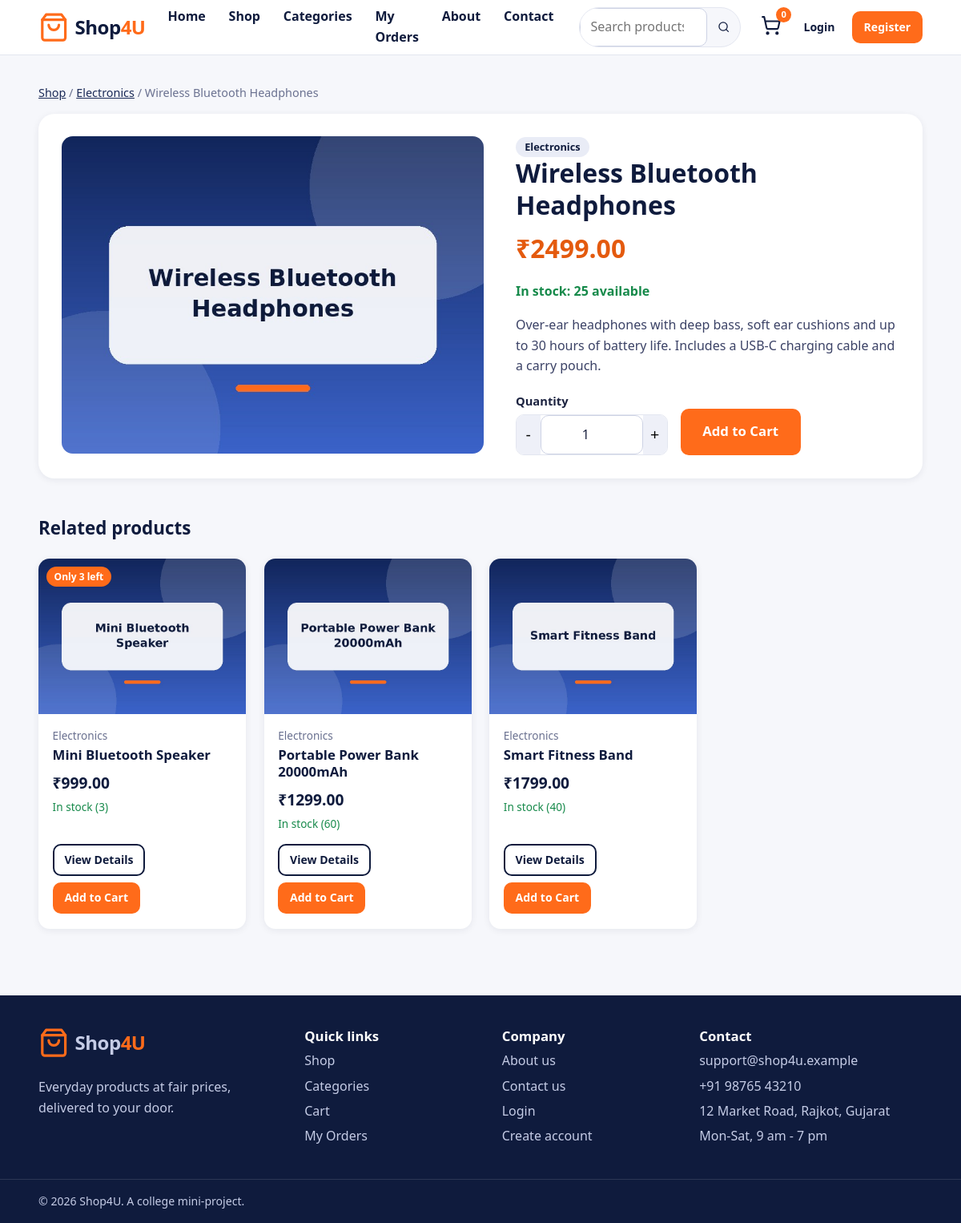
/product/1/, run on the app's committed database.
### store/models.py (models this page shows, shortened)
class Product(models.Model):
    name = models.CharField(max_length=200)
    description = models.TextField()
    price = models.DecimalField(
        max_digits=10, decimal_places=2, validators=[MinValueValidator(Decimal("0.01"))]
    )
    image = models.ImageField(upload_to="products/", blank=True, null=True)
    stock_quantity = models.PositiveIntegerField(default=0)
    category = models.ForeignKey(
        Category, on_delete=models.PROTECT, related_name="products"
    )
    created_at = models.DateTimeField(auto_now_add=True)
    updated_at = models.DateTimeField(auto_now=True)
    is_active = models.BooleanField(
        default=True, help_text="Untick to hide this product from the shop."
    )
    class Meta:
        ordering = ["-created_at", "name"]
    @property
    def in_stock(self):
        return self.stock_quantity > 0
    @property
    def low_stock(self):
        return 0 < self.stock_quantity <= 5

class Category(models.Model):
    name = models.CharField(max_length=100, unique=True)
    description = models.TextField(blank=True)
    class Meta:
        verbose_name_plural = "categories"
        ordering = ["name"]

### store/views.py (the view)
# urls.py: path("product/<int:pk>/", views.product_detail, name="product_detail"),
def product_detail(request, pk):
    product = get_object_or_404(_active_products(), pk=pk)
    related = _active_products().filter(category=product.category).exclude(pk=pk)[:4]
    return render(request, "product_detail.html", {"product": product, "related": related})

### store/context_processors.py (called while the page is built)
def cart_info(request):
    cart = request.session.get("cart", {})
    return {
        "cart_count": sum(cart.values()),
        "nav_categories": Category.objects.all(),
    }

### store/views.py (called while the page is built)
def _active_products():
    return Product.objects.filter(is_active=True).select_related("category")

### templates/product_detail.html (shortened to what this page needs)
{% extends 'base.html' %}
{% block content %}
<section class="container section">
  <p class="breadcrumb"><a href="{% url 'product_list' %}">Shop</a> / <a href="{% url 'product_list' %}?category={{ product.category.pk }}">{{ product.category.name }}</a> / {{ product.name }}</p>
  <div class="detail">
    <div class="detail-img">{% if product.image %}<img src="{{ product.image.url }}" alt="{{ product.name }}">{% else %}<div class="img-fallback">No image</div>{% endif %}</div>
    <div class="detail-info">
      <span class="tag-plain">{{ product.category.name }}</span>
      <h1>{{ product.name }}</h1>
      <p class="price price-lg">&#8377;{{ product.price }}</p>
      <p class="{% if product.in_stock %}ok{% else %}bad{% endif %}"><strong>{% if product.in_stock %}In stock: {{ product.stock_quantity }} available{% else %}Out of stock{% endif %}</strong></p>
      <p class="desc">{{ product.description|linebreaksbr }}</p>
      {% if product.in_stock %}
      <form method="post" action="{% url 'cart_add' product.pk %}" class="buy-form">
        <div class="form-group"><label for="quantity">Quantity</label>
          <div class="qty" data-max="{{ product.stock_quantity }}">
            <button type="button" class="qty-btn" data-step="-1" aria-label="Decrease quantity">-</button>
            <input id="quantity" type="number" name="quantity" value="1" min="1" max="{{ product.stock_quantity }}" required>
            <button type="button" class="qty-btn" data-step="1" aria-label="Increase quantity">+</button>
          </div></div>
        <button class="btn btn-primary btn-lg" type="submit">Add to Cart</button>
      </form>
      {% else %}<button class="btn btn-lg" disabled>Currently unavailable</button>{% endif %}
    </div>
  </div>
  {% if related %}
  <div class="section-head" style="margin-top:3rem"><h2>Related products</h2></div>
  <div class="grid">{% for p in related %}{% include '_product_card.html' %}{% endfor %}</div>
  {% endif %}
</section>
{% endblock %}

### templates/_product_card.html (shortened to what this page needs)
<article class="card product-card">
  <a class="card-img" href="{% url 'product_detail' p.pk %}" tabindex="-1" aria-hidden="true">
    {% if p.image %}<img src="{{ p.image.url }}" alt="" loading="lazy">{% else %}<div class="img-fallback">No image</div>{% endif %}
    {% if not p.in_stock %}<span class="tag tag-out">Out of stock</span>{% elif p.low_stock %}<span class="tag tag-low">Only {{ p.stock_quantity }} left</span>{% endif %}
  </a>
  <div class="card-body">
    <span class="muted small">{{ p.category.name }}</span>
    <h3><a href="{% url 'product_detail' p.pk %}">{{ p.name }}</a></h3>
    <p class="price">&#8377;{{ p.price }}</p>
    <p class="small {% if p.in_stock %}ok{% else %}bad{% endif %}">{% if p.in_stock %}In stock ({{ p.stock_quantity }}){% else %}Out of stock{% endif %}</p>
    <div class="card-actions">
      <a class="btn btn-outline btn-sm" href="{% url 'product_detail' p.pk %}">View Details</a>
      <form method="post" action="{% url 'cart_add' p.pk %}">
        <button class="btn btn-primary btn-sm" type="submit" {% if not p.in_stock %}disabled{% endif %}>Add to Cart</button>
      </form>
    </div>
  </div>
</article>

### static/css/style.css (style rules this page uses)
:root { --navy: #0f1b3d; --navy-2: #1b2a57; --orange: #ff6b1a; --orange-dark: #e45a0e; --bg: #f6f7fb; --white: #fff; --text: #1c2340; --muted: #6a7190; --line: #e3e6f0; --ok: #178a4b; --bad: #c62b3a; --radius: 14px; --shadow: 0 2px 10px rgba(15, 27, 61, .07); --shadow-lg: 0 10px 28px rgba(15, 27, 61, .14); --font: "Segoe UI", system-ui, -apple-system, "Helvetica Neue", Arial, sans-serif; }
*, *::before, *::after { box-sizing: border-box; }
html { scroll-behavior: smooth; }
body { margin: 0; font-family: var(--font); color: var(--text); background: var(--bg); line-height: 1.6; display: flex; flex-direction: column; min-height: 100vh; }
img { max-width: 100%; display: block; }
a { color: var(--navy-2); }
h1, h2, h3 { line-height: 1.25; color: var(--navy); margin: 0 0 .5rem; }
h1 { font-size: 2rem; }
h2 { font-size: 1.4rem; }
h3 { font-size: 1.05rem; }
.container { width: min(1180px, 92%); margin-inline: auto; }
.section { padding: 2.2rem 0; }
.muted { color: var(--muted); }
.small { font-size: .85rem; }
.ok { color: var(--ok); }
.btn { display: inline-flex; align-items: center; justify-content: center; gap: .4rem; padding: .65rem 1.2rem; border-radius: 10px; border: 2px solid transparent; font: inherit; font-weight: 600; cursor: pointer; text-decoration: none; transition: background .2s, color .2s, transform .15s, box-shadow .2s, border-color .2s; background: #e9ecf6; color: var(--navy); }
.btn-primary { background: var(--orange); color: #fff; }
.btn-outline { background: transparent; border-color: var(--navy); color: var(--navy); }
.btn-sm { padding: .4rem .8rem; font-size: .88rem; }
.btn-lg { padding: .85rem 1.6rem; font-size: 1.05rem; }
.section-head { display: flex; justify-content: space-between; align-items: baseline; margin-bottom: 1rem; }
.grid { display: grid; grid-template-columns: repeat(auto-fill, minmax(250px, 1fr)); gap: 1.4rem; }
.card { background: #fff; border-radius: var(--radius); box-shadow: var(--shadow); overflow: hidden; display: flex; flex-direction: column; transition: transform .2s, box-shadow .2s; }
.card-img { position: relative; aspect-ratio: 4/3; background: #eef0f8; display: block; }
.card-img img { width: 100%; height: 100%; object-fit: cover; }
.tag { position: absolute; top: 10px; left: 10px; font-size: .75rem; font-weight: 700; padding: .2rem .6rem; border-radius: 999px; color: #fff; }
.tag-low { background: var(--orange); }
.tag-plain { display: inline-block; background: #e9ecf6; color: var(--navy); border-radius: 999px; padding: .15rem .7rem; font-size: .8rem; font-weight: 600; }
.card-body { padding: 1rem 1.1rem 1.2rem; display: flex; flex-direction: column; gap: .15rem; flex: 1; }
.card-body h3 a { color: var(--navy); text-decoration: none; }
.card-body p { margin: 0; }
.price { font-weight: 800; font-size: 1.2rem; color: var(--navy); }
.price-lg { font-size: 2rem; margin: .4rem 0; color: var(--orange-dark); }
.card-actions { margin-top: auto; padding-top: .8rem; display: flex; gap: .5rem; flex-wrap: wrap; }
.card-actions form { display: inline; }
.breadcrumb { color: var(--muted); font-size: .9rem; margin-top: 0; }
.detail { display: grid; grid-template-columns: 1.1fr 1fr; gap: 2.5rem; background: #fff; padding: 1.8rem; border-radius: 20px; box-shadow: var(--shadow); }
.detail-img { border-radius: var(--radius); overflow: hidden; background: #eef0f8; align-self: start; }
.detail-img img { width: 100%; }
.desc { color: #3b4266; }
.buy-form { display: flex; gap: 1rem; align-items: end; flex-wrap: wrap; margin-top: 1.2rem; }
.buy-form .form-group { margin: 0; }
.qty { display: inline-flex; border: 1px solid var(--line); border-radius: 10px; overflow: hidden; }
.qty-btn { width: 40px; border: 0; background: #eef0f8; font-size: 1.2rem; cursor: pointer; }
.qty input { width: 64px; border: 0; text-align: center; font: inherit; padding: .5rem 0; -moz-appearance: textfield; }
.form-group { margin-bottom: 1rem; display: flex; flex-direction: column; gap: .3rem; }
label { font-weight: 600; font-size: .92rem; }
input[type=text], input[type=email], input[type=password], input[type=search], input[type=number], input[type=tel], select, textarea { width: 100%; padding: .65rem .8rem; border: 1px solid #cdd2e4; border-radius: 10px; font: inherit; background: #fff; color: var(--text); transition: border-color .2s, box-shadow .2s; }

### data on the page
Product: category.name "Electronics", name "Wireless Bluetooth Headphones", image (picture), price "2499.00", stock_quantity "25", description "Over-ear headphones with deep bass, soft ear cushions and up to 30 hours of battery life. Includes a USB-C charging cable and a carry pouch."
Product: image (picture), stock_quantity "3", category.name "Electronics", name "Mini Bluetooth Speaker", price "999.00"
Product: image (picture), category.name "Electronics", name "Portable Power Bank 20000mAh", price "1299.00", stock_quantity "60"
Product: image (picture), category.name "Electronics", name "Smart Fitness Band", price "1799.00", stock_quantity "40"

### other printed values
{{ cart_count }} "0"
